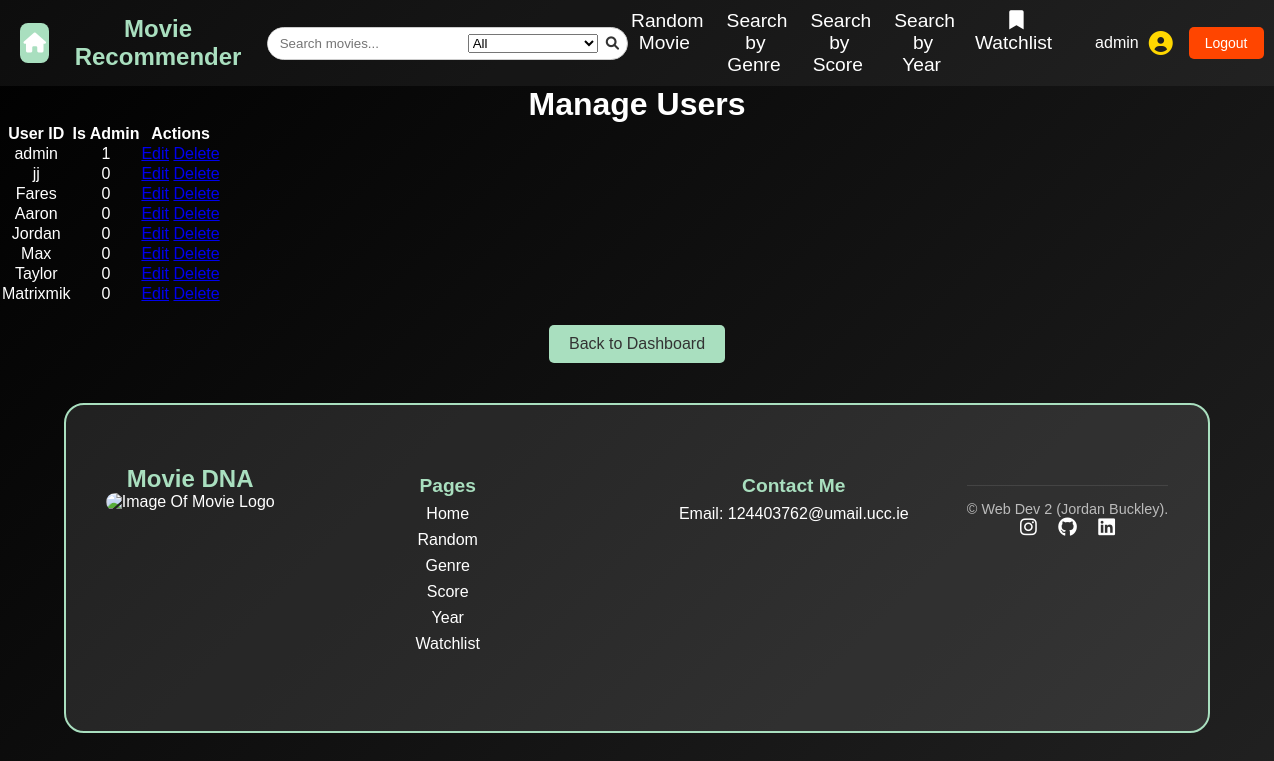
/admin/manage_users (signed in), run on an earlier commit of the app's database.
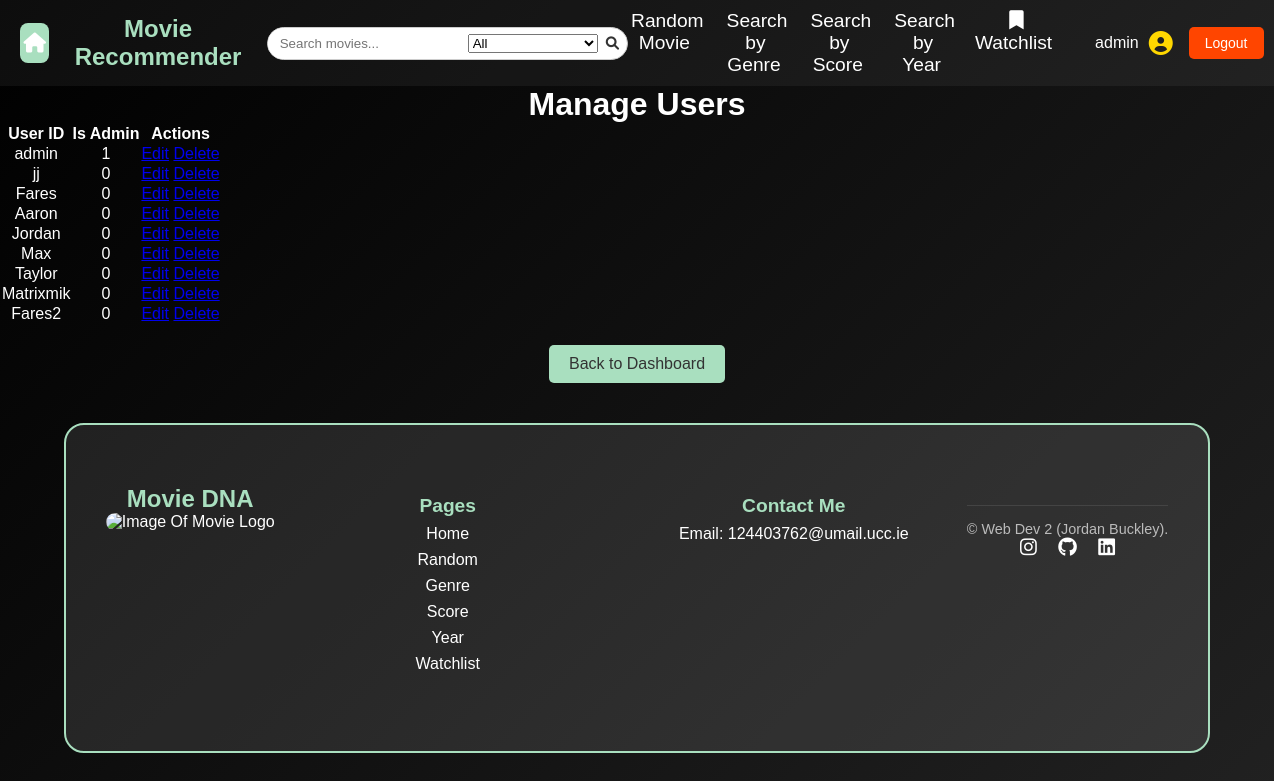
And on a later commit of the database.
### tables this page shows
CREATE TABLE users (
    user_id TEXT PRIMARY KEY,
    password TEXT NOT NULL
, is_admin BOOLEAN DEFAULT FALSE);

### app.py (the view)
@app.route("/admin/manage_users")
@login_required
def manage_users():
    if not g.is_admin:
        return "Access denied. Admins only.", 403
    db = get_db()
    users = db.execute("SELECT * FROM users").fetchall()
    return render_template("manage_users.html", users=users)

### app.py (called while the page is built)
@app.before_request
def load_logged_in_user():
    g.user = session.get("user_id")
    g.is_admin = session.get("is_admin", False)

def login_required(view):
    @wraps(view)
    def wrapped_view(*args, **kwargs):
        if g.user is None:
            return(redirect(url_for("login", next=request.url)))
        return view(*args, **kwargs)
    return wrapped_view

### database.py (called while the page is built)
def get_db():
    if "db" not in g:
        g.db = sqlite3.connect(DATABASE,
                                detect_types=sqlite3.PARSE_DECLTYPES
                        )
        g.db.row_factory = sqlite3.Row
    return g.db

### templates/manage_users.html
{% extends "base.html" %}
{% block main_content %}
<h1>Manage Users</h1>
<table>
    <thead>
        <tr>
            <th>User ID</th>
            <th>Is Admin</th>
            <th>Actions</th>
        </tr>
    </thead>
    <tbody>
        {% for user in users %}
        <tr>
            <td>{{ user.user_id }}</td>
            <td>{{ user.is_admin }}</td>
            <td>
                <a href="{{ url_for('edit_user', user_id=user.user_id) }}">Edit</a>
                <a href="{{ url_for('delete_user', user_id=user.user_id) }}">Delete</a>
            </td>
        </tr>
        {% endfor %}
    </tbody>
</table>
<a href="{{ url_for('admin_dashboard') }}" class="back-button">Back to Dashboard</a>
{% endblock %}

### templates/base.html (shortened to what the changed rows need)
<!DOCTYPE html>
<html lang="en">
<head>
    <link rel="stylesheet" href="{{ url_for('static', filename='styles.css') }}">
    <link rel="stylesheet" href="https://cdnjs.cloudflare.com/ajax/libs/font-awesome/6.0.0/css/all.min.css">
</head>
<body>
    <header>
        <nav>
            <section id="nav-container">
                <section id="nav-user">
                    {% if session['user_id'] %}
                    <section id="user-info">
                        <p id="username">{{ session['user_id'] }}</p>
                        <i class="fas fa-user-circle" id="user-icon"></i>
                    </section>
                    <a href="{{ url_for('logout') }}" id="logout-btn">Logout</a>
                    {% else %}
                    <a href="{{ url_for('login') }}" id="login-btn">Login</a>
                    <a href="{{ url_for('registration') }}" id="register-btn">Register</a>
                    {% endif %}
                </section>
            </section>
        </nav>
    </header>
    <main>
        {% block main_content %}{% endblock %}
    </main>
    <footer class="footer">
        <section class="footer-container">
            <section class="footer-logo">
                <h2>Movie DNA</h2>
            </section>
    </footer>
</body>
</html>

What changed in the data, as far as the page shows it:
added users: user_id "Fares2", is_admin "0"
